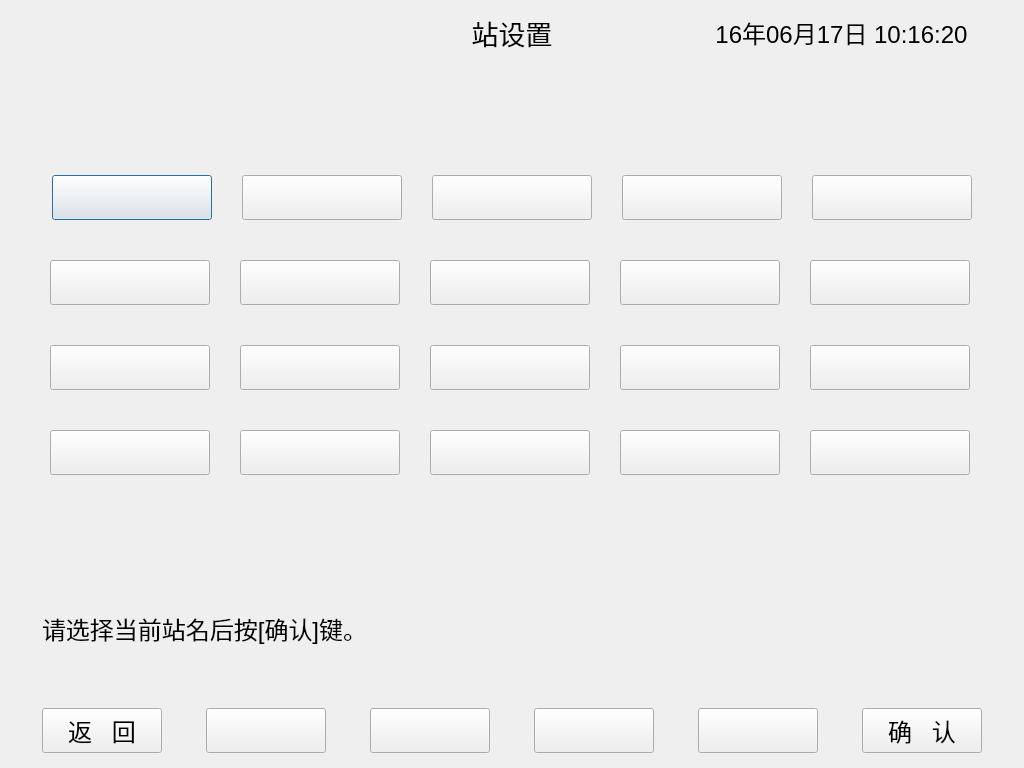
<?xml version="1.0" encoding="UTF-8"?>
<ui version="4.0">
 <class>setstation</class>
 <widget class="QDialog" name="setstation">
  <property name="geometry">
   <rect>
    <x>0</x>
    <y>0</y>
    <width>1024</width>
    <height>768</height>
   </rect>
  </property>
  <property name="windowTitle">
   <string>站设置</string>
  </property>
  <widget class="QPushButton" name="buttontemp2">
   <property name="geometry">
    <rect>
     <x>206</x>
     <y>708</y>
     <width>120</width>
     <height>45</height>
    </rect>
   </property>
   <property name="font">
    <font>
     <pointsize>18</pointsize>
    </font>
   </property>
   <property name="focusPolicy">
    <enum>Qt::NoFocus</enum>
   </property>
   <property name="text">
    <string/>
   </property>
  </widget>
  <widget class="QPushButton" name="buttontemp3">
   <property name="geometry">
    <rect>
     <x>370</x>
     <y>708</y>
     <width>120</width>
     <height>45</height>
    </rect>
   </property>
   <property name="font">
    <font>
     <pointsize>18</pointsize>
    </font>
   </property>
   <property name="focusPolicy">
    <enum>Qt::NoFocus</enum>
   </property>
   <property name="text">
    <string/>
   </property>
  </widget>
  <widget class="QPushButton" name="buttonback">
   <property name="geometry">
    <rect>
     <x>42</x>
     <y>708</y>
     <width>120</width>
     <height>45</height>
    </rect>
   </property>
   <property name="font">
    <font>
     <pointsize>18</pointsize>
    </font>
   </property>
   <property name="focusPolicy">
    <enum>Qt::NoFocus</enum>
   </property>
   <property name="text">
    <string>返   回</string>
   </property>
  </widget>
  <widget class="QLabel" name="title">
   <property name="geometry">
    <rect>
     <x>10</x>
     <y>10</y>
     <width>345</width>
     <height>45</height>
    </rect>
   </property>
   <property name="sizePolicy">
    <sizepolicy hsizetype="Expanding" vsizetype="Expanding">
     <horstretch>0</horstretch>
     <verstretch>0</verstretch>
    </sizepolicy>
   </property>
   <property name="font">
    <font>
     <pointsize>18</pointsize>
    </font>
   </property>
   <property name="text">
    <string/>
   </property>
  </widget>
  <widget class="QPushButton" name="buttontemp5">
   <property name="geometry">
    <rect>
     <x>698</x>
     <y>708</y>
     <width>120</width>
     <height>45</height>
    </rect>
   </property>
   <property name="font">
    <font>
     <pointsize>18</pointsize>
    </font>
   </property>
   <property name="focusPolicy">
    <enum>Qt::NoFocus</enum>
   </property>
   <property name="text">
    <string/>
   </property>
  </widget>
  <widget class="QLabel" name="labelbuttonarea">
   <property name="geometry">
    <rect>
     <x>10</x>
     <y>703</y>
     <width>1004</width>
     <height>55</height>
    </rect>
   </property>
   <property name="text">
    <string/>
   </property>
  </widget>
  <widget class="QLabel" name="title_2">
   <property name="geometry">
    <rect>
     <x>355</x>
     <y>10</y>
     <width>314</width>
     <height>45</height>
    </rect>
   </property>
   <property name="sizePolicy">
    <sizepolicy hsizetype="Expanding" vsizetype="Expanding">
     <horstretch>0</horstretch>
     <verstretch>0</verstretch>
    </sizepolicy>
   </property>
   <property name="font">
    <font>
     <pointsize>20</pointsize>
    </font>
   </property>
   <property name="text">
    <string>站设置</string>
   </property>
   <property name="alignment">
    <set>Qt::AlignCenter</set>
   </property>
  </widget>
  <widget class="QPushButton" name="buttontemp4">
   <property name="geometry">
    <rect>
     <x>534</x>
     <y>708</y>
     <width>120</width>
     <height>45</height>
    </rect>
   </property>
   <property name="font">
    <font>
     <pointsize>18</pointsize>
    </font>
   </property>
   <property name="focusPolicy">
    <enum>Qt::NoFocus</enum>
   </property>
   <property name="text">
    <string/>
   </property>
  </widget>
  <widget class="QPushButton" name="buttonok">
   <property name="geometry">
    <rect>
     <x>862</x>
     <y>708</y>
     <width>120</width>
     <height>45</height>
    </rect>
   </property>
   <property name="font">
    <font>
     <pointsize>18</pointsize>
    </font>
   </property>
   <property name="focusPolicy">
    <enum>Qt::NoFocus</enum>
   </property>
   <property name="text">
    <string>确   认</string>
   </property>
  </widget>
  <widget class="QLabel" name="title_3">
   <property name="geometry">
    <rect>
     <x>669</x>
     <y>10</y>
     <width>345</width>
     <height>45</height>
    </rect>
   </property>
   <property name="sizePolicy">
    <sizepolicy hsizetype="Expanding" vsizetype="Expanding">
     <horstretch>0</horstretch>
     <verstretch>0</verstretch>
    </sizepolicy>
   </property>
   <property name="font">
    <font>
     <pointsize>18</pointsize>
    </font>
   </property>
   <property name="text">
    <string>16年06月17日 10:16:20</string>
   </property>
   <property name="alignment">
    <set>Qt::AlignCenter</set>
   </property>
  </widget>
  <widget class="QLabel" name="labelmessage">
   <property name="geometry">
    <rect>
     <x>42</x>
     <y>608</y>
     <width>721</width>
     <height>40</height>
    </rect>
   </property>
   <property name="font">
    <font>
     <pointsize>18</pointsize>
    </font>
   </property>
   <property name="text">
    <string>请选择当前站名后按[确认]键。</string>
   </property>
   <property name="alignment">
    <set>Qt::AlignLeading|Qt::AlignLeft|Qt::AlignVCenter</set>
   </property>
  </widget>
  <widget class="QPushButton" name="btnstation_1">
   <property name="geometry">
    <rect>
     <x>52</x>
     <y>175</y>
     <width>160</width>
     <height>45</height>
    </rect>
   </property>
   <property name="font">
    <font>
     <pointsize>18</pointsize>
    </font>
   </property>
  </widget>
  <widget class="QPushButton" name="btnstation_2">
   <property name="geometry">
    <rect>
     <x>242</x>
     <y>175</y>
     <width>160</width>
     <height>45</height>
    </rect>
   </property>
   <property name="font">
    <font>
     <pointsize>18</pointsize>
    </font>
   </property>
  </widget>
  <widget class="QPushButton" name="btnstation_3">
   <property name="geometry">
    <rect>
     <x>432</x>
     <y>175</y>
     <width>160</width>
     <height>45</height>
    </rect>
   </property>
   <property name="font">
    <font>
     <pointsize>18</pointsize>
    </font>
   </property>
  </widget>
  <widget class="QPushButton" name="btnstation_4">
   <property name="geometry">
    <rect>
     <x>622</x>
     <y>175</y>
     <width>160</width>
     <height>45</height>
    </rect>
   </property>
   <property name="font">
    <font>
     <pointsize>18</pointsize>
    </font>
   </property>
  </widget>
  <widget class="QPushButton" name="btnstation_5">
   <property name="geometry">
    <rect>
     <x>812</x>
     <y>175</y>
     <width>160</width>
     <height>45</height>
    </rect>
   </property>
   <property name="font">
    <font>
     <pointsize>18</pointsize>
    </font>
   </property>
  </widget>
  <widget class="QPushButton" name="btnstation_6">
   <property name="geometry">
    <rect>
     <x>50</x>
     <y>260</y>
     <width>160</width>
     <height>45</height>
    </rect>
   </property>
   <property name="font">
    <font>
     <pointsize>18</pointsize>
    </font>
   </property>
  </widget>
  <widget class="QPushButton" name="btnstation_10">
   <property name="geometry">
    <rect>
     <x>810</x>
     <y>260</y>
     <width>160</width>
     <height>45</height>
    </rect>
   </property>
   <property name="font">
    <font>
     <pointsize>18</pointsize>
    </font>
   </property>
  </widget>
  <widget class="QPushButton" name="btnstation_9">
   <property name="geometry">
    <rect>
     <x>240</x>
     <y>260</y>
     <width>160</width>
     <height>45</height>
    </rect>
   </property>
   <property name="font">
    <font>
     <pointsize>18</pointsize>
    </font>
   </property>
  </widget>
  <widget class="QPushButton" name="btnstation_8">
   <property name="geometry">
    <rect>
     <x>430</x>
     <y>260</y>
     <width>160</width>
     <height>45</height>
    </rect>
   </property>
   <property name="font">
    <font>
     <pointsize>18</pointsize>
    </font>
   </property>
  </widget>
  <widget class="QPushButton" name="btnstation_7">
   <property name="geometry">
    <rect>
     <x>620</x>
     <y>260</y>
     <width>160</width>
     <height>45</height>
    </rect>
   </property>
   <property name="font">
    <font>
     <pointsize>18</pointsize>
    </font>
   </property>
  </widget>
  <widget class="QPushButton" name="btnstation_15">
   <property name="geometry">
    <rect>
     <x>810</x>
     <y>345</y>
     <width>160</width>
     <height>45</height>
    </rect>
   </property>
   <property name="font">
    <font>
     <pointsize>18</pointsize>
    </font>
   </property>
  </widget>
  <widget class="QPushButton" name="btnstation_14">
   <property name="geometry">
    <rect>
     <x>620</x>
     <y>345</y>
     <width>160</width>
     <height>45</height>
    </rect>
   </property>
   <property name="font">
    <font>
     <pointsize>18</pointsize>
    </font>
   </property>
  </widget>
  <widget class="QPushButton" name="btnstation_11">
   <property name="geometry">
    <rect>
     <x>50</x>
     <y>345</y>
     <width>160</width>
     <height>45</height>
    </rect>
   </property>
   <property name="font">
    <font>
     <pointsize>18</pointsize>
    </font>
   </property>
  </widget>
  <widget class="QPushButton" name="btnstation_13">
   <property name="geometry">
    <rect>
     <x>430</x>
     <y>345</y>
     <width>160</width>
     <height>45</height>
    </rect>
   </property>
   <property name="font">
    <font>
     <pointsize>18</pointsize>
    </font>
   </property>
  </widget>
  <widget class="QPushButton" name="btnstation_12">
   <property name="geometry">
    <rect>
     <x>240</x>
     <y>345</y>
     <width>160</width>
     <height>45</height>
    </rect>
   </property>
   <property name="font">
    <font>
     <pointsize>18</pointsize>
    </font>
   </property>
  </widget>
  <widget class="QPushButton" name="btnstation_20">
   <property name="geometry">
    <rect>
     <x>810</x>
     <y>430</y>
     <width>160</width>
     <height>45</height>
    </rect>
   </property>
   <property name="font">
    <font>
     <pointsize>18</pointsize>
    </font>
   </property>
  </widget>
  <widget class="QPushButton" name="btnstation_18">
   <property name="geometry">
    <rect>
     <x>430</x>
     <y>430</y>
     <width>160</width>
     <height>45</height>
    </rect>
   </property>
   <property name="font">
    <font>
     <pointsize>18</pointsize>
    </font>
   </property>
  </widget>
  <widget class="QPushButton" name="btnstation_16">
   <property name="geometry">
    <rect>
     <x>50</x>
     <y>430</y>
     <width>160</width>
     <height>45</height>
    </rect>
   </property>
   <property name="font">
    <font>
     <pointsize>18</pointsize>
    </font>
   </property>
  </widget>
  <widget class="QPushButton" name="btnstation_19">
   <property name="geometry">
    <rect>
     <x>620</x>
     <y>430</y>
     <width>160</width>
     <height>45</height>
    </rect>
   </property>
   <property name="font">
    <font>
     <pointsize>18</pointsize>
    </font>
   </property>
  </widget>
  <widget class="QPushButton" name="btnstation_17">
   <property name="geometry">
    <rect>
     <x>240</x>
     <y>430</y>
     <width>160</width>
     <height>45</height>
    </rect>
   </property>
   <property name="font">
    <font>
     <pointsize>18</pointsize>
    </font>
   </property>
  </widget>
  <zorder>labelbuttonarea</zorder>
  <zorder>buttontemp2</zorder>
  <zorder>buttontemp3</zorder>
  <zorder>buttonback</zorder>
  <zorder>title</zorder>
  <zorder>buttontemp5</zorder>
  <zorder>title_2</zorder>
  <zorder>buttontemp4</zorder>
  <zorder>buttonok</zorder>
  <zorder>title_3</zorder>
  <zorder>labelmessage</zorder>
  <zorder>btnstation_1</zorder>
  <zorder>btnstation_2</zorder>
  <zorder>btnstation_3</zorder>
  <zorder>btnstation_4</zorder>
  <zorder>btnstation_5</zorder>
  <zorder>btnstation_6</zorder>
  <zorder>btnstation_10</zorder>
  <zorder>btnstation_9</zorder>
  <zorder>btnstation_8</zorder>
  <zorder>btnstation_7</zorder>
  <zorder>btnstation_15</zorder>
  <zorder>btnstation_14</zorder>
  <zorder>btnstation_11</zorder>
  <zorder>btnstation_13</zorder>
  <zorder>btnstation_12</zorder>
  <zorder>btnstation_20</zorder>
  <zorder>btnstation_18</zorder>
  <zorder>btnstation_16</zorder>
  <zorder>btnstation_19</zorder>
  <zorder>btnstation_17</zorder>
 </widget>
 <resources/>
 <connections/>
</ui>
